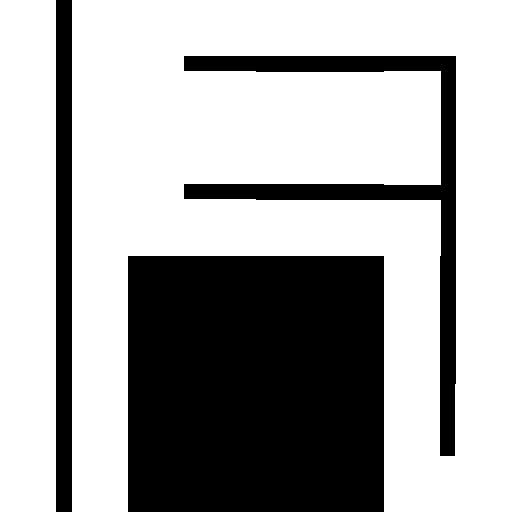

Tiled map render using the project's own tile images. Description and the whole map definition, tile-layer contents included, below:
An orthogonal 4x4 tile map with 128x128 px tiles, 1 tile layer (Tile Layer 1).

<map version="1.2" tiledversion="1.3.4" orientation="orthogonal" renderorder="right-down" width="4" height="4" tilewidth="128" tileheight="128" infinite="0" nextlayerid="2" nextobjectid="1">
 <editorsettings>
  <export target="6.csv" format="csv" />
 </editorsettings>
 <tileset firstgid="1" name="g1" tilewidth="128" tileheight="128" tilecount="15" columns="0">
  <grid orientation="orthogonal" width="1" height="1" />
  <tile id="0">
   <image width="128" height="128" source="../tileset/0.bmp" />
  </tile>
  <tile id="1">
   <image width="128" height="128" source="../tileset/1.bmp" />
  </tile>
  <tile id="2">
   <image width="128" height="128" source="../tileset/2.bmp" />
  </tile>
  <tile id="3">
   <image width="128" height="128" source="../tileset/3.bmp" />
  </tile>
  <tile id="4">
   <image width="128" height="128" source="../tileset/4.bmp" />
  </tile>
  <tile id="5">
   <image width="128" height="128" source="../tileset/5.bmp" />
  </tile>
  <tile id="6">
   <image width="128" height="128" source="../tileset/6.bmp" />
  </tile>
  <tile id="7">
   <image width="128" height="128" source="../tileset/7.bmp" />
  </tile>
  <tile id="8">
   <image width="128" height="128" source="../tileset/8.bmp" />
  </tile>
  <tile id="9">
   <image width="128" height="128" source="../tileset/9.bmp" />
  </tile>
  <tile id="10">
   <image width="128" height="128" source="../tileset/10.bmp" />
  </tile>
  <tile id="11">
   <image width="128" height="128" source="../tileset/11.bmp" />
  </tile>
  <tile id="12">
   <image width="128" height="128" source="../tileset/12.bmp" />
  </tile>
  <tile id="13">
   <image width="128" height="128" source="../tileset/13.bmp" />
  </tile>
  <tile id="14">
   <image width="128" height="128" source="../tileset/14.bmp" />
  </tile>
 </tileset>
 <layer id="1" name="Tile Layer 1" width="4" height="4">
  <data encoding="csv">
5,2,6,9,
5,2,6,14,
5,0,0,5,
5,0,0,1
</data>
 </layer>
</map>
